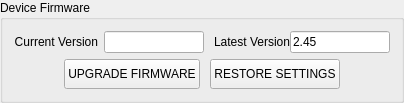
          <widget class="QGroupBox" name="groupBox_13">
           <property name="title">
            <string>Device Firmware</string>
           </property>
           <layout class="QVBoxLayout" name="verticalLayout_75">
            <item>
             <layout class="QHBoxLayout" name="horizontalLayout_93">
              <property name="spacing">
               <number>10</number>
              </property>
              <item>
               <layout class="QHBoxLayout" name="horizontalLayout_91">
                <property name="spacing">
                 <number>6</number>
                </property>
                <item>
                 <widget class="QLabel" name="label_75">
                  <property name="text">
                   <string>Current Version</string>
                  </property>
                  <property name="alignment">
                   <set>Qt::AlignmentFlag::AlignRight|Qt::AlignmentFlag::AlignTrailing|Qt::AlignmentFlag::AlignVCenter</set>
                  </property>
                 </widget>
                </item>
                <item>
                 <widget class="QLineEdit" name="currentFirwareVersion">
                  <property name="enabled">
                   <bool>true</bool>
                  </property>
                  <property name="maximumSize">
                   <size>
                    <width>100</width>
                    <height>16777215</height>
                   </size>
                  </property>
                  <property name="alignment">
                   <set>Qt::AlignmentFlag::AlignLeading|Qt::AlignmentFlag::AlignLeft|Qt::AlignmentFlag::AlignVCenter</set>
                  </property>
                  <property name="readOnly">
                   <bool>true</bool>
                  </property>
                 </widget>
                </item>
               </layout>
              </item>
              <item>
               <layout class="QHBoxLayout" name="horizontalLayout_92">
                <property name="spacing">
                 <number>0</number>
                </property>
                <property name="sizeConstraint">
                 <enum>QLayout::SizeConstraint::SetNoConstraint</enum>
                </property>
                <item>
                 <widget class="QLabel" name="label_76">
                  <property name="text">
                   <string>Latest Version</string>
                  </property>
                  <property name="alignment">
                   <set>Qt::AlignmentFlag::AlignRight|Qt::AlignmentFlag::AlignTrailing|Qt::AlignmentFlag::AlignVCenter</set>
                  </property>
                 </widget>
                </item>
                <item>
                 <widget class="QLineEdit" name="latestFirmWareVersion">
                  <property name="enabled">
                   <bool>true</bool>
                  </property>
                  <property name="maximumSize">
                   <size>
                    <width>100</width>
                    <height>16777215</height>
                   </size>
                  </property>
                  <property name="text">
                   <string>2.45</string>
                  </property>
                  <property name="alignment">
                   <set>Qt::AlignmentFlag::AlignLeading|Qt::AlignmentFlag::AlignLeft|Qt::AlignmentFlag::AlignVCenter</set>
                  </property>
                  <property name="readOnly">
                   <bool>true</bool>
                  </property>
                 </widget>
                </item>
               </layout>
              </item>
             </layout>
            </item>
            <item>
             <layout class="QHBoxLayout" name="horizontalLayout_94" stretch="0,0">
              <property name="spacing">
               <number>10</number>
              </property>
              <property name="leftMargin">
               <number>50</number>
              </property>
              <property name="rightMargin">
               <number>50</number>
              </property>
              <item>
               <widget class="QPushButton" name="upgradeFirmware">
                <property name="enabled">
                 <bool>true</bool>
                </property>
                <property name="sizePolicy">
                 <sizepolicy hsizetype="MinimumExpanding" vsizetype="Fixed">
                  <horstretch>0</horstretch>
                  <verstretch>0</verstretch>
                 </sizepolicy>
                </property>
                <property name="minimumSize">
                 <size>
                  <width>80</width>
                  <height>30</height>
                 </size>
                </property>
                <property name="text">
                 <string>UPGRADE FIRMWARE</string>
                </property>
               </widget>
              </item>
              <item>
               <widget class="QPushButton" name="restoreSettingButton">
                <property name="sizePolicy">
                 <sizepolicy hsizetype="Expanding" vsizetype="Fixed">
                  <horstretch>0</horstretch>
                  <verstretch>0</verstretch>
                 </sizepolicy>
                </property>
                <property name="minimumSize">
                 <size>
                  <width>80</width>
                  <height>30</height>
                 </size>
                </property>
                <property name="toolTip">
                 <string>The factory default settings will be loaded to the device</string>
                </property>
                <property name="text">
                 <string>RESTORE SETTINGS</string>
                </property>
               </widget>
              </item>
             </layout>
            </item>
           </layout>
          </widget>
